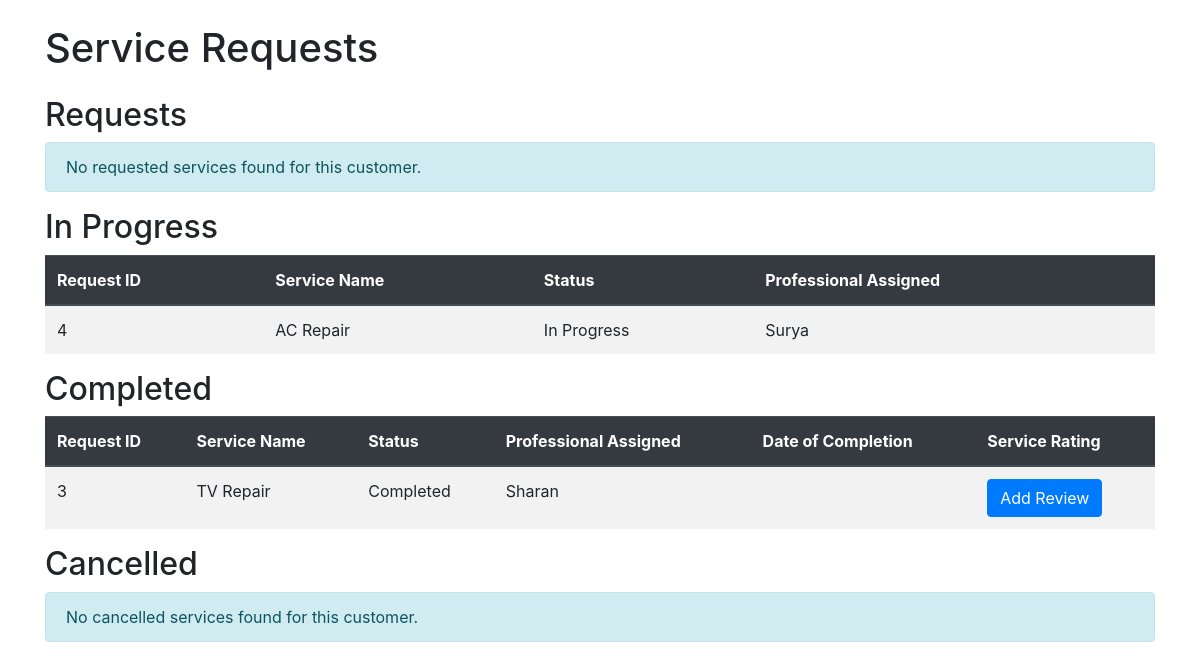
Screenshot of /view_requests/2 with the database file from the repository.
### tables this page shows
CREATE TABLE service_requests (
    id INTEGER PRIMARY KEY AUTOINCREMENT,
    service_id INTEGER,
    customer_id INTEGER,
    professional_id INTEGER,
    date_of_request DATETIME DEFAULT CURRENT_TIMESTAMP,
    date_of_completion DATETIME,
    service_status TEXT DEFAULT 'requested',
    remarks TEXT, `service_rating` INTEGER DEFAULT 0,
    FOREIGN KEY (service_id) REFERENCES services (id),
    FOREIGN KEY (customer_id) REFERENCES customers (id),
    FOREIGN KEY (professional_id) REFERENCES professionals (id)
);

CREATE TABLE services (
    id INTEGER PRIMARY KEY AUTOINCREMENT,
    name TEXT NOT NULL,
    price REAL NOT NULL,
    time_required TEXT,
    description TEXT
);

CREATE TABLE professionals (
    id INTEGER PRIMARY KEY AUTOINCREMENT,
    name TEXT NOT NULL,
    date_created DATETIME DEFAULT CURRENT_TIMESTAMP,
    description TEXT,
    service_type TEXT NOT NULL,
    experience INTEGER,
    status TEXT DEFAULT 'pending'
, password TEXT, city TEXT);

### app.py (the view)
@app.route('/view_requests/<int:customer_id>')
def view_requests(customer_id):
    conn = get_db_connection()
    cursor = conn.cursor()
    cursor.execute('''
        SELECT sr.id, sr.service_id, s.name as service_name, sr.customer_id, sr.service_status as status, sr.service_rating as rating, p.name as professional_name
        FROM service_requests sr
        JOIN services s ON sr.service_id = s.id
        LEFT JOIN professionals p ON sr.professional_id = p.id
        WHERE sr.customer_id = ?
    ''', (customer_id,))
    requests = cursor.fetchall()
    requests_list = [dict(request) for request in requests]
    conn.close()
    return render_template('customer/view_requests.html', requests=requests_list, customer_id=customer_id)

### app.py (called while the page is built)
def get_db_connection():
    conn = sqlite3.connect('your_database.db')
    conn.row_factory = sqlite3.Row
    return conn

### templates/customer/view_requests.html (shortened to what this page needs)
<!DOCTYPE html>
<html lang="en">
<head>
    <link href="{{ url_for('static', filename='bootstrap/css/bootstrap.min.css') }}" rel="stylesheet">
</head>
<body>
    <div class="container">
        <h1 class="my-4">Service Requests</h1>
        <h2>Requests</h2>
        {% set has_requested = requests | selectattr('status', 'equalto', 'requested') | list %}
        {% if has_requested %}
         <table class="table table-striped">
            <thead class="thead-dark">
            <tr>
                <th scope="col">Request ID</th>
                <th scope="col">Service Name</th>
                <th scope="col">Status</th>
                <th scope="col">Actions</th>
            </tr>
        </thead>
        <tbody>
            {% for request in has_requested %}
            <tr>
                <td>{{ request.id }}</td>
                <td>{{ request.service_name }}</td>
                <td>{{ request.status }}</td>
                <td>
                    <form action="{{ url_for('cancel_service', customer_id=customer_id, request_id=request.id) }}"
      method="POST"
      style="display:inline;"
      onsubmit="return confirm('Are you sure you want to cancel this service?');">
    <button type="submit" class="btn btn-danger btn-sm">Cancel</button>
</form>
                        </td>
                       </tr>
                    {% endfor %}
                </tbody>
            </table>
        {% else %}
            <p class="alert alert-info">No requested services found for this customer.</p>
        {% endif %}
        <h2>In Progress</h2>
        {% set has_in_progress = requests | selectattr('status', 'equalto', 'In Progress') | list %}
        {% if has_in_progress %}
            <table class="table table-striped">
                <thead class="thead-dark">
                    <tr>
                        <th scope="col">Request ID</th>
                        <th scope="col">Service Name</th>
                        <th scope="col">Status</th>
                        <th scope="col">Professional Assigned</th>
                    </tr>
                </thead>
                <tbody>
                    {% for request in has_in_progress %}
                    <tr>
                        <td>{{ request.id }}</td>
                        <td>{{ request.service_name }}</td>
                        <td>{{ request.status }}</td>
                        <td>{{ request.professional_name }}</td>
                    </tr>
                    {% endfor %}
                </tbody>
            </table>
        {% else %}
            <p class="alert alert-info">No services in progress found for this customer.</p>
        {% endif %}
        <h2>Completed</h2>
        {% set has_completed = requests | selectattr('status', 'equalto', 'Completed') | list %}
        {% if has_completed %}
            <table class="table table-striped">
                <thead class="thead-dark">
                    <tr>
                        <th scope="col">Request ID</th>
                        <th scope="col">Service Name</th>
                        <th scope="col">Status</th>
                        <th scope="col">Professional Assigned</th>
                        <th scope="col">Date of Completion</th>
                        <th scope="col">Service Rating</th>
                    </tr>
                </thead>
                <tbody>
                    {% for request in has_completed %}
                    <tr>
                        <td>{{ request.id }}</td>
                        <td>{{ request.service_name }}</td>
                        <td>{{ request.status }}</td>
                        <td>{{ request.professional_name }}</td>
                        <td>{{ request.date_completed }}</td>
                        <td>
                            {% if request.rating == 0 %}
                                <a class="btn btn-primary" href="{{ url_for('review', request_id=request.id) }}">
                                    Add Review
                                </a>
                            {% endif %}
                        </td>
                    </tr>
                    {% endfor %}
                </tbody>
            </table>
        {% else %}
            <p class="alert alert-info">No completed services found for this customer.</p>
        {% endif %}
        <h2>Cancelled</h2>
{% set has_cancelled = requests | selectattr('status', 'equalto', 'Cancelled') | list %}
{% if has_cancelled %}
    <table class="table table-striped">
        <thead class="thead-dark">
            <tr>
                <th scope="col">Request ID</th>
                <th scope="col">Service Name</th>
                <th scope="col">Status</th>
            </tr>
        </thead>
        <tbody>
            {% for request in has_cancelled %}
            <tr>
                <td>{{ request.id }}</td>
                <td>{{ request.service_name }}</td>
                <td>{{ request.status }}</td>
            </tr>
            {% endfor %}
        </tbody>
    </table>
{% else %}
    <p class="alert alert-info">No cancelled services found for this customer.</p>
{% endif %}
    </div>
</body>
</html>

### rows the page displays
service_requests: id "4", service_name "AC Repair", status "In Progress", professional_name "Surya"
service_requests: id "3", service_name "TV Repair", status "Completed", professional_name "Sharan"
